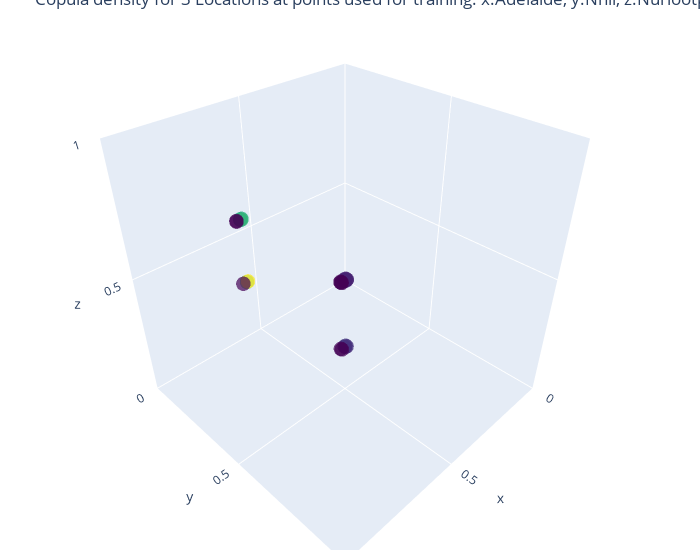

The notebook cell this image was saved under:
### Code cell
# plotting the data points used to fit:

#if you zoom in, you can see that there are 4 agglomerations of points.
#get correct lists for point
all_uplot=[[],[],[]]
all_cop_den=[]
for val1 in g_us_arr[0]:
    for val2 in g_us_arr[1]:
        for val3 in g_us_arr[2]:
            all_uplot[0].append(val1)
            all_uplot[1].append(val2)
            all_uplot[2].append(val3)
            all_cop_den.append(np.exp(-norm_cop_loconly(L=loc_distmatrix_3loc).nll([15,1],[[val1,val2,val3]])))         
all_uplot[0]=np.array(all_uplot[0])
all_uplot[1]=np.array(all_uplot[1])
all_uplot[2]=np.array(all_uplot[2])
fig = go.Figure(data=[go.Scatter3d(x=all_uplot[0] , y=((all_uplot[1])), z=((all_uplot[2])),mode='markers',marker=dict(
        size=5,
        color=np.array(all_cop_den),                # set color to an array/list of desired values
        colorscale='viridis',   # choose a colorscale
        opacity=0.7
    ))])
fig.update_layout(
    scene = dict(
        xaxis = dict(nticks=4, range=[0,1],),
                     yaxis = dict(nticks=4, range=[0,1],),
                     zaxis = dict(nticks=4, range=[0,1],),),
    width=700,
    margin=dict(r=20, l=10, b=10, t=10))
fig.update_layout(
    title="Copula density for 3 Locations at points used for training. x:Adelaide, y:Nhil, z:Nuriootpa")
fig.show()

### Figure 1 — Plotly figure (JSON) as saved in the notebook; plotly's stock layout.template omitted (floating-point values rounded to 4 significant figures)
{"data": [{"marker": {"color": [0.02578, 0.02833, 0.03568, 0.02101, 0.02308, 0.02901, 0.1458, 0.1606, 0.2107, 0.029, 0.03208, 0.04592, 0.02361, 0.02612, 0.03731, 0.1664, 0.1845, 0.2752, 0, 0, 0, 0, 0, 0, 0, 0, 0], "colorscale": [[0, "#440154"], [0.1111, "#482878"], [0.2222, "#3e4989"], [0.3333, "#31688e"], [0.4444, "#26828e"], [0.5556, "#1f9e89"], [0.6667, "#35b779"], [0.7778, "#6ece58"], [0.8889, "#b5de2b"], [1, "#fde725"]], "opacity": 0.7, "size": 5}, "mode": "markers", "type": "scatter3d", "x": [0.9889, 0.9889, 0.9889, 0.9889, 0.9889, 0.9889, 0.9889, 0.9889, 0.9889, 0.9855, 0.9855, 0.9855, 0.9855, 0.9855, 0.9855, 0.9855, 0.9855, 0.9855, 1, 1, 1, 1, 1, 1, 1, 1, 1], "y": [0.9866, 0.9866, 0.9866, 0.9897, 0.9897, 0.9897, 0.6431, 0.6431, 0.6431, 0.9866, 0.9866, 0.9866, 0.9897, 0.9897, 0.9897, 0.6431, 0.6431, 0.6431, 0.9866, 0.9866, 0.9866, 0.9897, 0.9897, 0.9897, 0.6431, 0.6431, 0.6431], "z": [0.9896, 0.9876, 0.8106, 0.9896, 0.9876, 0.8106, 0.9896, 0.9876, 0.8106, 0.9896, 0.9876, 0.8106, 0.9896, 0.9876, 0.8106, 0.9896, 0.9876, 0.8106, 0.9896, 0.9876, 0.8106, 0.9896, 0.9876, 0.8106, 0.9896, 0.9876, 0.8106]}], "layout": {"margin": {"b": 10, "l": 10, "r": 20, "t": 10}, "scene": {"xaxis": {"nticks": 4, "range": [0, 1]}, "yaxis": {"nticks": 4, "range": [0, 1]}, "zaxis": {"nticks": 4, "range": [0, 1]}}, "title": {"text": "Copula density for 3 Locations at points used for training. x:Adelaide, y:Nhil, z:Nuriootpa"}, "width": 700}}
